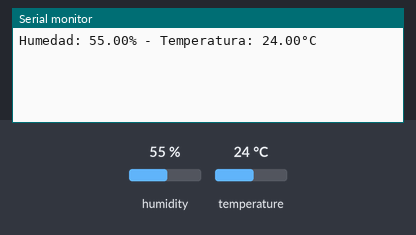
A sketch run on a simulated Arduino Uno, built with avr-gcc and run on an emulated ATmega328P. Parts: the last lines printed to the serial monitor. The inputs (shaded band) are chosen by the test bench; at power-on: humidity 55 %, temperature 24 °C.

Above: at 3.2 s.
3.3 s: humidity set to 22 %
At 4.8 s:
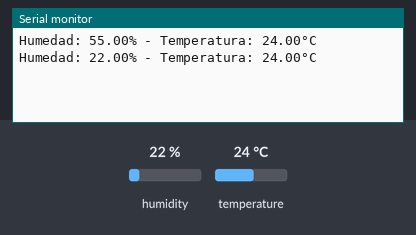
6.0 s: temperature set to 12 °C
At 7.2 s:
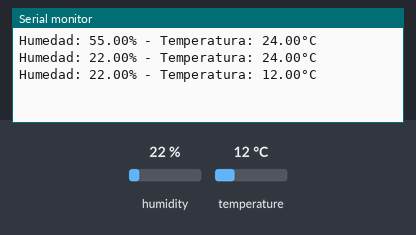
8.7 s: humidity set to 40 %
At 10.8 s:
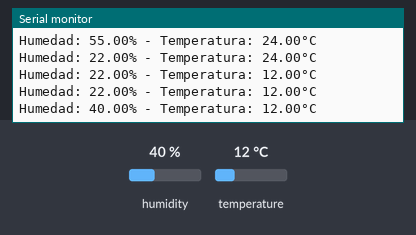
Timing chart, 0 to 12.3 s (numbered marks = the images above; inputs shaded):
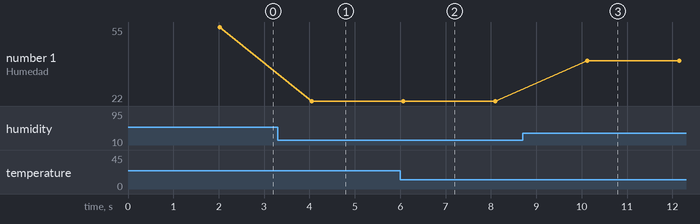

The sketch:

Temperatura_y_humedad.ino
```cpp
#include <DHT.h>

#define DHT_PIN 2
#define DHT_TYPE DHT11


DHT dht(DHT_PIN, DHT_TYPE);

void setup()
{

 Serial.begin(115200);

 dht.begin();
 delay(2000);

}

void loop()
{

  float humedad = dht.readHumidity();
  float temperatura = dht.readTemperature();

  Serial.print("Humedad: ");
  Serial.print(humedad);
  Serial.print("% - Temperatura: ");
  Serial.print(temperatura);
  Serial.println("°C");

  delay(2000);

}
```

Measured:
- after the input at 3.3 s, the serial monitor: prints a new line after 0.75 s (image 1)
- after the input at 6.0 s, the serial monitor: prints a new line after 0.07 s (image 2)
- after the input at 8.7 s, the serial monitor: prints a new line after 1.4 s (image 3)
- plotted number 1: 55 → 22 after the input at 3.3 s, 22 → 40 after the input at 8.7 s
